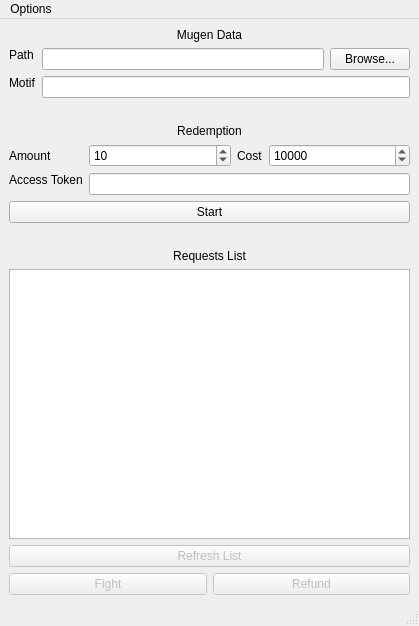
<?xml version="1.0" encoding="UTF-8"?>
<ui version="4.0">
 <class>MainWindow</class>
 <widget class="QMainWindow" name="MainWindow">
  <property name="geometry">
   <rect>
    <x>0</x>
    <y>0</y>
    <width>419</width>
    <height>626</height>
   </rect>
  </property>
  <property name="windowTitle">
   <string>Mugen Requests</string>
  </property>
  <widget class="QWidget" name="centralwidget">
   <property name="enabled">
    <bool>true</bool>
   </property>
   <property name="sizePolicy">
    <sizepolicy hsizetype="Preferred" vsizetype="Maximum">
     <horstretch>0</horstretch>
     <verstretch>0</verstretch>
    </sizepolicy>
   </property>
   <layout class="QVBoxLayout" name="verticalLayout">
    <property name="spacing">
     <number>6</number>
    </property>
    <property name="sizeConstraint">
     <enum>QLayout::SetMaximumSize</enum>
    </property>
    <property name="leftMargin">
     <number>9</number>
    </property>
    <property name="topMargin">
     <number>9</number>
    </property>
    <property name="rightMargin">
     <number>9</number>
    </property>
    <property name="bottomMargin">
     <number>9</number>
    </property>
    <item>
     <widget class="QLabel" name="label">
      <property name="sizePolicy">
       <sizepolicy hsizetype="Preferred" vsizetype="Maximum">
        <horstretch>0</horstretch>
        <verstretch>0</verstretch>
       </sizepolicy>
      </property>
      <property name="text">
       <string>Mugen Data</string>
      </property>
      <property name="scaledContents">
       <bool>false</bool>
      </property>
      <property name="alignment">
       <set>Qt::AlignCenter</set>
      </property>
     </widget>
    </item>
    <item>
     <layout class="QFormLayout" name="formLayout">
      <item row="0" column="0">
       <widget class="QLabel" name="label_2">
        <property name="sizePolicy">
         <sizepolicy hsizetype="Preferred" vsizetype="Maximum">
          <horstretch>0</horstretch>
          <verstretch>0</verstretch>
         </sizepolicy>
        </property>
        <property name="text">
         <string>Path</string>
        </property>
       </widget>
      </item>
      <item row="0" column="1">
       <layout class="QHBoxLayout" name="horizontalLayout">
        <property name="spacing">
         <number>6</number>
        </property>
        <property name="sizeConstraint">
         <enum>QLayout::SetDefaultConstraint</enum>
        </property>
        <item>
         <widget class="QLineEdit" name="mugen_path_input">
          <property name="text">
           <string/>
          </property>
          <property name="echoMode">
           <enum>QLineEdit::Normal</enum>
          </property>
         </widget>
        </item>
        <item>
         <widget class="QPushButton" name="browse_button">
          <property name="text">
           <string>Browse...</string>
          </property>
         </widget>
        </item>
       </layout>
      </item>
      <item row="1" column="0">
       <widget class="QLabel" name="label_9">
        <property name="sizePolicy">
         <sizepolicy hsizetype="Preferred" vsizetype="Maximum">
          <horstretch>0</horstretch>
          <verstretch>0</verstretch>
         </sizepolicy>
        </property>
        <property name="text">
         <string>Motif</string>
        </property>
       </widget>
      </item>
      <item row="1" column="1">
       <widget class="QLineEdit" name="motif_input"/>
      </item>
     </layout>
    </item>
    <item>
     <spacer name="horizontalSpacer_2">
      <property name="orientation">
       <enum>Qt::Horizontal</enum>
      </property>
      <property name="sizeHint" stdset="0">
       <size>
        <width>40</width>
        <height>20</height>
       </size>
      </property>
     </spacer>
    </item>
    <item>
     <widget class="QLabel" name="label_4">
      <property name="text">
       <string>Redemption</string>
      </property>
      <property name="alignment">
       <set>Qt::AlignCenter</set>
      </property>
     </widget>
    </item>
    <item>
     <layout class="QFormLayout" name="formLayout_2">
      <item row="0" column="1">
       <layout class="QHBoxLayout" name="horizontalLayout_3">
        <item>
         <widget class="QSpinBox" name="amount_spin_box">
          <property name="toolTip">
           <string>Max redemptions per session</string>
          </property>
          <property name="minimum">
           <number>1</number>
          </property>
          <property name="maximum">
           <number>50</number>
          </property>
          <property name="singleStep">
           <number>10</number>
          </property>
          <property name="value">
           <number>10</number>
          </property>
         </widget>
        </item>
        <item>
         <widget class="QLabel" name="label_7">
          <property name="sizePolicy">
           <sizepolicy hsizetype="Maximum" vsizetype="Preferred">
            <horstretch>0</horstretch>
            <verstretch>0</verstretch>
           </sizepolicy>
          </property>
          <property name="toolTip">
           <string>Channel point cost for a redemption</string>
          </property>
          <property name="text">
           <string>Cost</string>
          </property>
         </widget>
        </item>
        <item>
         <widget class="QSpinBox" name="cost_spin_box">
          <property name="toolTip">
           <string>Channel point cost for a redemption</string>
          </property>
          <property name="suffix">
           <string/>
          </property>
          <property name="minimum">
           <number>1</number>
          </property>
          <property name="maximum">
           <number>9999999</number>
          </property>
          <property name="singleStep">
           <number>100</number>
          </property>
          <property name="value">
           <number>10000</number>
          </property>
         </widget>
        </item>
       </layout>
      </item>
      <item row="0" column="0">
       <widget class="QLabel" name="label_8">
        <property name="sizePolicy">
         <sizepolicy hsizetype="Maximum" vsizetype="Preferred">
          <horstretch>0</horstretch>
          <verstretch>0</verstretch>
         </sizepolicy>
        </property>
        <property name="toolTip">
         <string>Max redemptions per session</string>
        </property>
        <property name="text">
         <string>Amount</string>
        </property>
       </widget>
      </item>
      <item row="1" column="1">
       <widget class="QLineEdit" name="access_token_input">
        <property name="echoMode">
         <enum>QLineEdit::Password</enum>
        </property>
       </widget>
      </item>
      <item row="1" column="0">
       <widget class="QLabel" name="label_3">
        <property name="sizePolicy">
         <sizepolicy hsizetype="Preferred" vsizetype="Maximum">
          <horstretch>0</horstretch>
          <verstretch>0</verstretch>
         </sizepolicy>
        </property>
        <property name="text">
         <string>Access Token</string>
        </property>
       </widget>
      </item>
     </layout>
    </item>
    <item>
     <widget class="QPushButton" name="start_button">
      <property name="text">
       <string>Start</string>
      </property>
     </widget>
    </item>
    <item>
     <spacer name="horizontalSpacer">
      <property name="orientation">
       <enum>Qt::Horizontal</enum>
      </property>
      <property name="sizeHint" stdset="0">
       <size>
        <width>40</width>
        <height>20</height>
       </size>
      </property>
     </spacer>
    </item>
    <item>
     <widget class="QLabel" name="label_5">
      <property name="layoutDirection">
       <enum>Qt::LeftToRight</enum>
      </property>
      <property name="text">
       <string>Requests List</string>
      </property>
      <property name="scaledContents">
       <bool>false</bool>
      </property>
      <property name="alignment">
       <set>Qt::AlignCenter</set>
      </property>
     </widget>
    </item>
    <item>
     <widget class="QListWidget" name="requests_list">
      <property name="dragDropMode">
       <enum>QAbstractItemView::NoDragDrop</enum>
      </property>
      <property name="defaultDropAction">
       <enum>Qt::MoveAction</enum>
      </property>
      <property name="selectionMode">
       <enum>QAbstractItemView::SingleSelection</enum>
      </property>
     </widget>
    </item>
    <item>
     <widget class="QPushButton" name="refresh_list_button">
      <property name="enabled">
       <bool>false</bool>
      </property>
      <property name="text">
       <string>Refresh List</string>
      </property>
     </widget>
    </item>
    <item>
     <layout class="QHBoxLayout" name="horizontalLayout_2">
      <item>
       <widget class="QPushButton" name="fight_button">
        <property name="enabled">
         <bool>false</bool>
        </property>
        <property name="text">
         <string>Fight</string>
        </property>
       </widget>
      </item>
      <item>
       <widget class="QPushButton" name="refund_button">
        <property name="enabled">
         <bool>false</bool>
        </property>
        <property name="text">
         <string>Refund</string>
        </property>
       </widget>
      </item>
     </layout>
    </item>
   </layout>
  </widget>
  <widget class="QMenuBar" name="menubar">
   <property name="geometry">
    <rect>
     <x>0</x>
     <y>0</y>
     <width>419</width>
     <height>21</height>
    </rect>
   </property>
   <widget class="QMenu" name="menuOptions">
    <property name="title">
     <string>Options</string>
    </property>
    <addaction name="action_predictions"/>
    <addaction name="action_one_redeem_per_user"/>
    <addaction name="separator"/>
    <addaction name="action_export_fighter_names"/>
   </widget>
   <addaction name="menuOptions"/>
  </widget>
  <widget class="QStatusBar" name="status_bar"/>
  <action name="action_predictions">
   <property name="checkable">
    <bool>true</bool>
   </property>
   <property name="checked">
    <bool>true</bool>
   </property>
   <property name="text">
    <string>Predictions</string>
   </property>
  </action>
  <action name="action_one_redeem_per_user">
   <property name="checkable">
    <bool>true</bool>
   </property>
   <property name="checked">
    <bool>true</bool>
   </property>
   <property name="text">
    <string>One redeem per user</string>
   </property>
  </action>
  <action name="action_export_fighter_names">
   <property name="text">
    <string>Export fighter names</string>
   </property>
   <property name="toolTip">
    <string>Export fighter names</string>
   </property>
  </action>
 </widget>
 <resources/>
 <connections/>
</ui>
